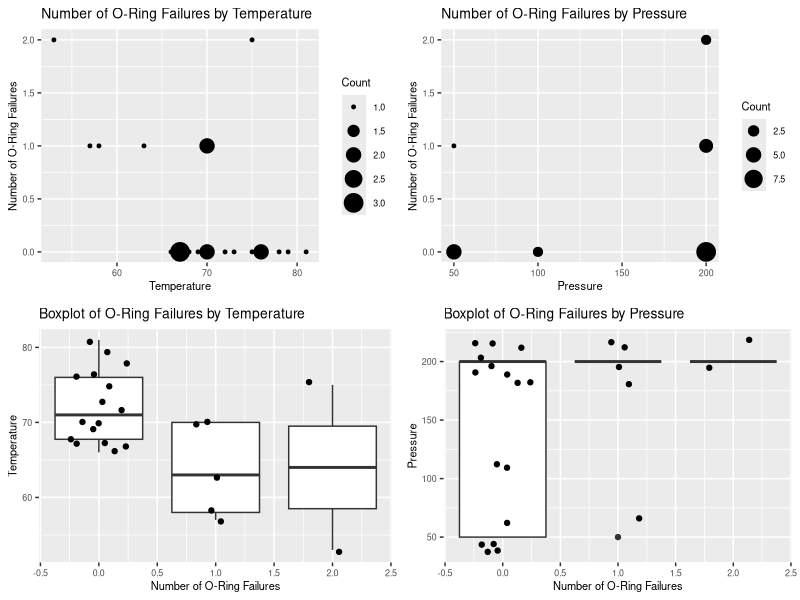
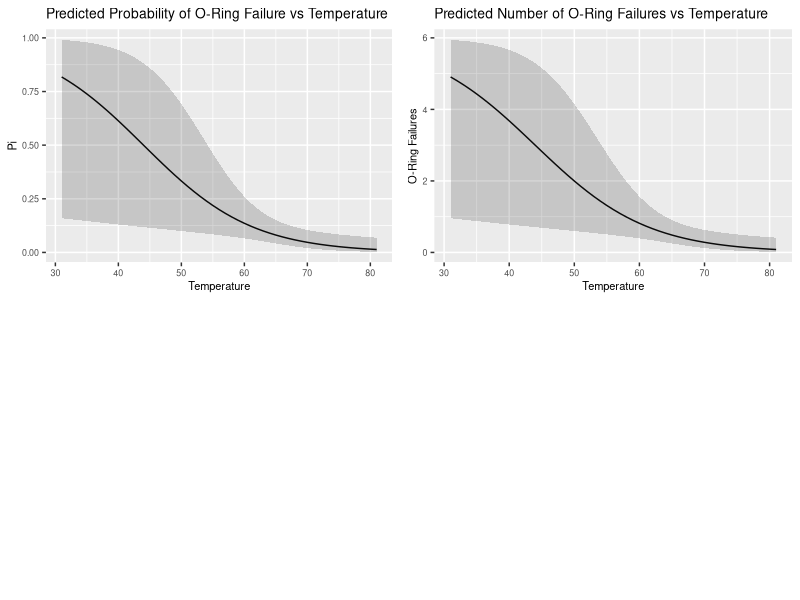
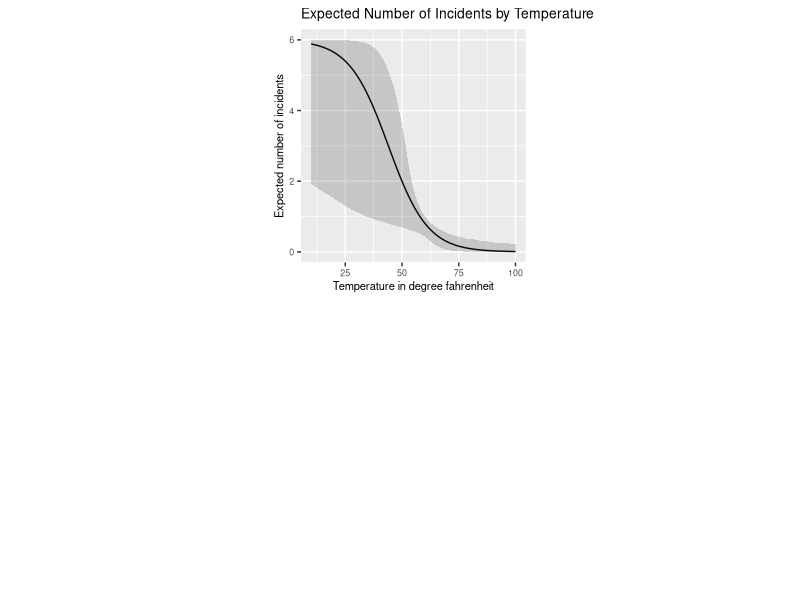
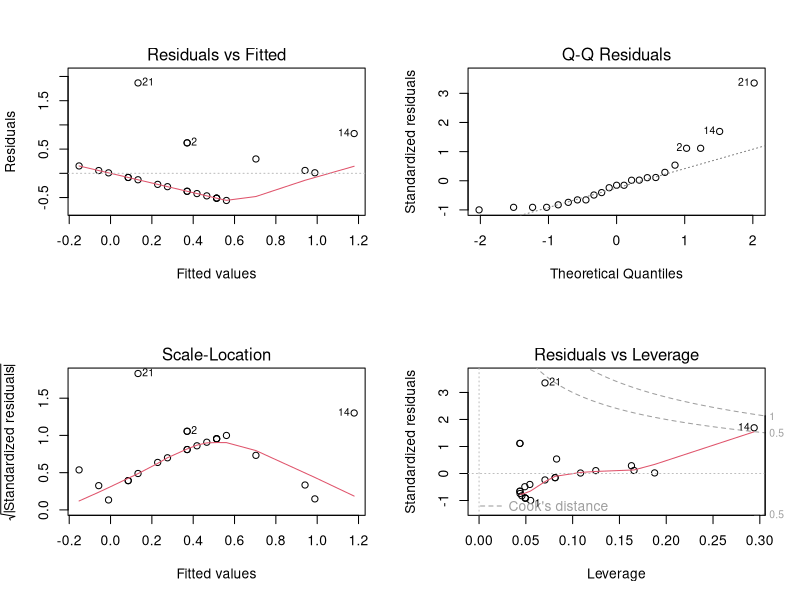

Source code (R) for these figures, in order:
## ---- chunk 1
list.of.packages <- c("tidyverse", "sandwich", "lmtest", "car", "MASS", "nnet", "cowplot")
new.packages <- list.of.packages[!(list.of.packages %in% installed.packages()[,"Package"])]
if(length(new.packages)) install.packages(new.packages)

library(tidyverse)
library(sandwich)
library(lmtest)
library(car)
library(MASS)
library(nnet)
library(cowplot)
## ---- chunk 2
knitr::opts_chunk$set(warning = FALSE, message = FALSE) 
## ---- chunk 3
df <- read_csv('../data/raw/challenger.csv')
## ---- chunk 4
summary(df)
## ---- chunk 5
df %>% 
  group_by(Temp, O.ring) %>%
  summarize(Count = n()) %>%
  ggplot(aes(x = Temp, y = O.ring, size = Count)) + 
    geom_point() + 
    labs(title = "Number of O-Ring Failures by Temperature") +
    theme(plot.title = element_text(size = 10), text = element_text(size = 8)) +
    ylab("Number of O-Ring Failures") +
    xlab("Temperature") -> p1

df %>% 
  group_by(Pressure, O.ring) %>%
  summarize(Count = n()) %>%
  ggplot(aes(x = Pressure, y = O.ring, size = Count)) + 
    geom_point() + 
    labs(title = "Number of O-Ring Failures by Pressure") +
    theme(plot.title = element_text(size = 10), text = element_text(size = 8)) +
    ylab("Number of O-Ring Failures") +
    xlab("Pressure") -> p2

ggplot(df, aes(x = O.ring, y = Temp, group = O.ring)) + 
  geom_boxplot() +
  labs(title = "Boxplot of O-Ring Failures by Temperature") +
  theme(plot.title = element_text(size = 10), text = element_text(size = 8)) +
  geom_jitter(width = 0.25) +
  ylab("Temperature") +
  xlab("Number of O-Ring Failures") -> p3

ggplot(df, aes(x = O.ring, y = Pressure, group = O.ring)) + 
  geom_boxplot() +
  labs(title = "Boxplot of O-Ring Failures by Pressure") +
  theme(plot.title = element_text(size = 10), text = element_text(size = 8)) +
  geom_jitter(width = 0.25) +
  ylab("Pressure") +
  xlab("Number of O-Ring Failures") -> p4

plot_grid(p1, p2, p3, p4)
## ---- chunk 6
model_1 <- glm(formula = O.ring / Number ~ Temp + Pressure, data = df,
               family = 'binomial', weights = Number)

Anova(model_1, test = 'LR')
## ---- chunk 7
# 1. Estimate the logistic regression model.
model_2 <- glm(formula = O.ring / Number ~ Temp, data = df, family = 'binomial',
               weights = Number)
summary(model_2)
## ---- chunk 8
# 2. Determine if a quadratic term is needed in the model for the temperature in
#    this model.
model_3 <- glm(formula = O.ring / Number ~ Temp + I(Temp ^ 2), data = df,
               family = 'binomial', weights = Number)

Anova(model_3)
## ---- chunk 9
# Pi vs Temp plot.
res <- data.frame(Temp = 31:81)
prob_pred <- predict(model_2, res, type="response", se = TRUE)
res['pi_hat'] <- prob_pred$fit
linear_pred <- predict(model_2, res, type="link", se = TRUE)
lower <- linear_pred$fit - qnorm(1 - 0.05 / 2) * linear_pred$se.fit
upper <- linear_pred$fit + qnorm(1 - 0.05 / 2) * linear_pred$se.fit
res['lower'] <- exp(lower)/(1 + exp(lower))
res['upper'] <- exp(upper)/(1 + exp(upper))

ggplot(res, aes(x = Temp, y = pi_hat)) + 
  geom_line() +
  geom_ribbon(aes(ymin = lower, ymax = upper), alpha = 0.2) + 
  labs(title = "Predicted Probability of O-Ring Failure vs Temperature") +
  theme(plot.title = element_text(size = 10), text = element_text(size = 8)) +
  ylab("Pi") +
  xlab("Temperature") -> p5

# Expected number of failures vs Temp plot.
res['pred_failures'] <- res$pi_hat * 6
res['failures_lower'] <- res$lower * 6
res['failures_upper'] <- res$upper * 6

ggplot(res, aes(x = Temp, y = pred_failures)) + 
  geom_line() + 
  geom_ribbon(aes(ymin = failures_lower, ymax = failures_upper), alpha = 0.2) + 
  labs(title = "Predicted Number of O-Ring Failures vs Temperature") +
  theme(plot.title = element_text(size = 10), text = element_text(size = 8)) +
  ylab("O-Ring Failures") +
  xlab("Temperature") -> p6

plot_grid(p5, p6, nrows=2)
## ---- chunk 10
incidents.estimator <- function(b, seed=42, number=6) {
  # Setting seed to make the plot exactly reproduced
  set.seed(seed)
  n <- 23 # Resampled size
  estimation <- array(data = NA, dim=c(91, b))
  
  # Performing re-sampling repeatedly "b" times
  for(i in 1:b) {
    samples <- sample(x = 1:n, size = n, replace = TRUE)
    model   <- glm(formula = O.ring / Number ~ Temp, data = df[samples,],
                   weights = Number, family = 'binomial')
    # Performing prediction for 10-100° Fahrenheit using each fitted model 
    preds <- predict(object = model, newdata = data.frame(Temp = 10:100),
                     type = "response")
    j <- 0
    for(p in preds) {
      j <- j+1 # Index
      estimation[j, i] <- p
    }
  }
  # Fitting a model with the original data for prediction
  model <- glm(formula = O.ring/Number ~ Temp, data = df,
               weights = Number, family = 'binomial')
  # Estimating Expected number of incidents along with 90% CI
  incidents <- data.frame(Temperature = integer(), Incidents = double(),
                          CI.Upper = double(), CI.Lower = double())
  preds <- predict(object = model, newdata = data.frame(Temp = 10:100),
                   type = "response")
  i <- 0
  for(p in preds) {
    i <- i+1 # Index to locate data in the data.frame
    # Getting the 90% CI and multiply by 6 to get estimation for a single flight
    ci <- quantile(estimation[i,], probs = c(0.05, 0.95), names=FALSE)
    incidents[i, 1] <- i + 9 # Temperature
    incidents[i, 2] <- p*number
    incidents[i, 3] <- ci[1]*number
    incidents[i, 4] <- ci[2]*number
  }

  incidents
}

# Performing predictions for 10°-100° temperature and plotting the result
predicted.incidents <- incidents.estimator(1000)
## ---- chunk 11
ggplot(predicted.incidents, aes(x=Temperature)) + 
  geom_line(aes(y = Incidents)) +
  geom_ribbon(aes(ymin = CI.Lower, ymax = CI.Upper), alpha = 0.2) + 
  labs(title = "Expected Number of Incidents by Temperature") +
  theme(plot.title = element_text(size = 10), text = element_text(size = 8)) +
  xlab("Temperature in degree fahrenheit") +
  ylab("Expected number of incidents") -> p7

plot_grid(NULL, p7, NULL, nrows=2, ncols=3)
## ---- chunk 12
mod.linear <- lm(O.ring ~ Temp, data = df)
summary(mod.linear)
## ---- chunk 13
par(mfrow=c(2,2))
plot(mod.linear)
